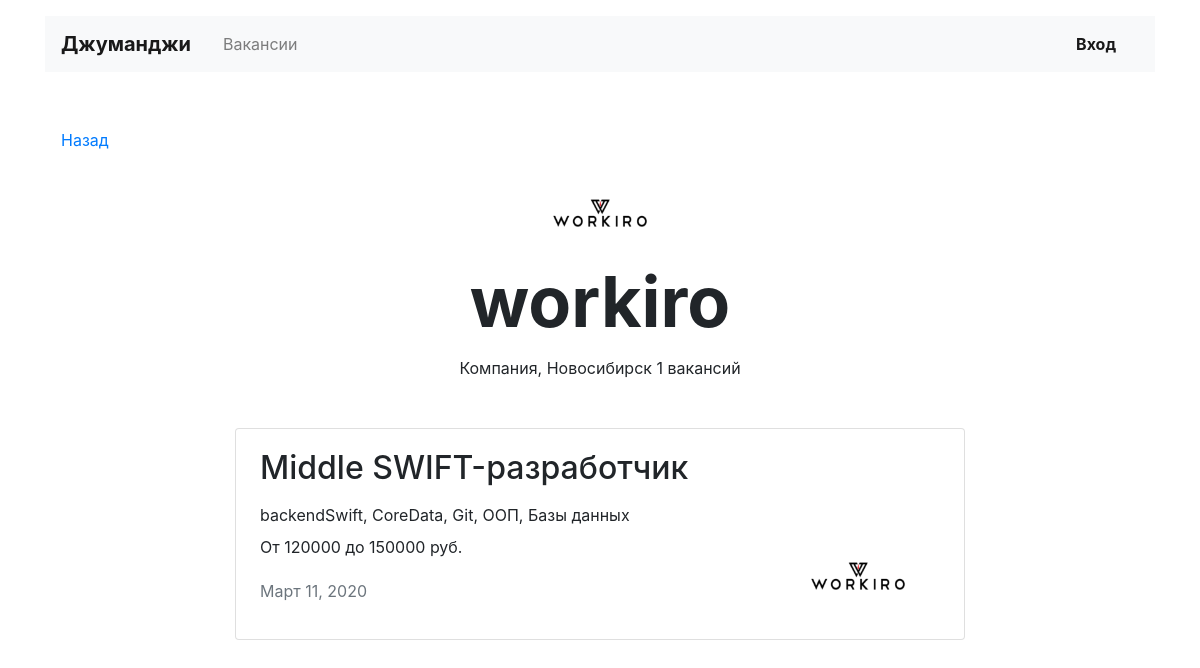
/companies/1/, run on the app's committed database.
### work/models.py (models this page shows, shortened)
class Company(models.Model):
    id_str = models.CharField(max_length=10)
    name = models.CharField(max_length=130)  # Название (name)
    location = models.CharField(max_length=130)  # Город (location)
    logo = models.ImageField(default="",
                             upload_to=MEDIA_COMPANY_IMAGE_DIR,
                             height_field='height_field',
                             width_field='width_field')
    height_field = models.PositiveIntegerField(default=0)
    width_field = models.PositiveIntegerField(default=0)
    description = models.TextField()  # Информация о компании (description)
    employee_count = models.PositiveIntegerField()

class Vacancy(models.Model):
    id_str = models.CharField(max_length=10)
    title = models.CharField(max_length=120)
    speciality = models.ForeignKey(Speciality,
                                   on_delete=models.CASCADE,
                                   related_name="vacancies")
    company = models.ForeignKey(Company,
                                on_delete=models.CASCADE,
                                related_name="vacancies")
    skills = models.CharField(max_length=255)  # – Навыки(skills)
    text = models.TextField()  # – Текст(description)
    salary_min = models.PositiveIntegerField()  # – Зарплата  от(salary_min)
    salary_max = models.PositiveIntegerField()  # – Зарплата  до(salary_max)
    published_at = models.DateField()  # – Опубликовано(published_at)

class Speciality(models.Model):
    code = models.CharField(max_length=30)
    title = models.CharField(max_length=130)  # Название(title)
    picture = models.ImageField(default="",
                             upload_to=MEDIA_SPECIALITY_IMAGE_DIR,
                             height_field='height_field',
                             width_field='width_field')
    height_field = models.PositiveIntegerField(default=0)
    width_field = models.PositiveIntegerField(default=0)

### work/views.py (the view)
# urls.py: path('companies/<int:id_>/', companies),
def companies(request, id_):  # Карточка компании  /companies/345
    company_ = Company.objects.filter(id=id_)
    company_2 = []
    for group in company_:
        name = group.name
        location = group.location
    company_code = Vacancy.objects.filter(company__id_str=id_)
    logo = Company.objects.filter(id_str=id_)
    for z in logo.values():
        if z['logo']:
            logo2=z['logo']
            print(f"{logo2=}")
    return render(request, "work/company.html", context={
        'company': company_2,
        'name': name,
        'location': location,
        'company_code': company_code,
        'picture': Speciality,
        'logo2':logo2,
    })

### templates/work/company.html
{% extends "work/base.html" %}
 {% block content_01 %}
  <main class="container mt-3">
    <div class="navbar mt-5">
      <p><a href="/">Назад</a></p>
    </div>
    <section>
      <div class="text-center">
        <img src="/media/{{ logo2 }}" width="130" height="80" alt="3">
      </div>
      <h1 class="h1 text-center mx-auto mt-0 pt-1" style="font-size: 70px;"><strong>{{ name }}</strong></h1>
      <p class="text-center pt-1">Компания, {{ location }} {{ company_code.count }} вакансий</p>
      <div class="row mt-5">
        <div class="col-12 col-lg-8 offset-lg-2 m-auto">
    {% for vacancy in company_code %}
          <div class="card mb-4">
            <div class="card-body px-4">
              <div class="row">
                <div class="col-12 col-md-8 col-lg-9">
                  <h2 class="h2 pb-2">{{ vacancy.title }} </h2>
                  <p class="mb-2">{{ vacancy.speciality.code }}{{vacancy.skills }} </p>
                  <p>От {{vacancy.salary_min }} до {{vacancy.salary_max }} руб.</p>
                  <p class="text-muted pt-1">{{vacancy.published_at }} </p>
                </div>
                  <div class="col-12 col-md-4 col-lg-3 d-flex align-items-end">
                    <img src="{{ vacancy.company.logo.url }}" width="130" height="80" alt="3">
                </div>
              </div>
            </div>
          </div>
      {% endfor %}
        </div>
      </div>
    </section>
  </main>
  {% endblock content_01 %}

### data on the page
Company: logo (picture), name "workiro", location "Новосибирск"
Vacancy: title "Middle SWIFT-разработчик", speciality.code "backend", skills "Swift, CoreData, Git, ООП, Базы данных", salary_min "120000", salary_max "150000", published_at "Март 11, 2020", company.logo (picture)

### other printed values
{{ company_code.count }} "1"
